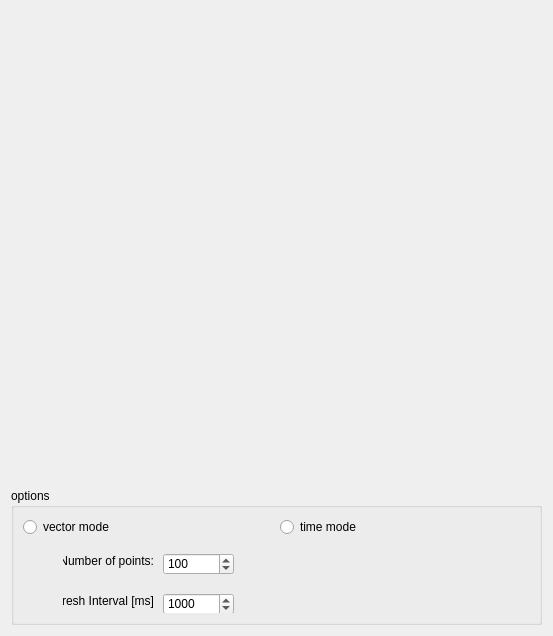
<?xml version="1.0" encoding="UTF-8"?>
<ui version="4.0">
 <class>TPlotLight</class>
 <widget class="QWidget" name="TPlotLight">
  <property name="geometry">
   <rect>
    <x>0</x>
    <y>0</y>
    <width>553</width>
    <height>636</height>
   </rect>
  </property>
  <property name="windowTitle">
   <string>Form</string>
  </property>
  <layout class="QGridLayout" name="gridLayout_2">
   <item row="0" column="0">
    <widget class="TRealtimePlot" name="tRealtimePlot">
     <property name="sizePolicy">
      <sizepolicy hsizetype="MinimumExpanding" vsizetype="MinimumExpanding">
       <horstretch>0</horstretch>
       <verstretch>1</verstretch>
      </sizepolicy>
     </property>
    </widget>
   </item>
   <item row="1" column="0">
    <widget class="QGroupBox" name="groupBox">
     <property name="title">
      <string>options</string>
     </property>
     <layout class="QGridLayout" name="gridLayout_3">
      <item row="0" column="0">
       <widget class="QRadioButton" name="rbVectorMode">
        <property name="text">
         <string>vector mode</string>
        </property>
       </widget>
      </item>
      <item row="0" column="1">
       <widget class="QRadioButton" name="rbTimeMode">
        <property name="text">
         <string>time mode</string>
        </property>
       </widget>
      </item>
      <item row="1" column="0" colspan="2">
       <widget class="QStackedWidget" name="stackedWidget">
        <property name="currentIndex">
         <number>0</number>
        </property>
        <widget class="QWidget" name="page">
         <widget class="QSpinBox" name="sbNPoints">
          <property name="geometry">
           <rect>
            <x>140</x>
            <y>10</y>
            <width>71</width>
            <height>22</height>
           </rect>
          </property>
          <property name="minimum">
           <number>10</number>
          </property>
          <property name="maximum">
           <number>1000000</number>
          </property>
          <property name="singleStep">
           <number>100</number>
          </property>
          <property name="value">
           <number>100</number>
          </property>
         </widget>
         <widget class="QLabel" name="label">
          <property name="geometry">
           <rect>
            <x>40</x>
            <y>10</y>
            <width>91</width>
            <height>16</height>
           </rect>
          </property>
          <property name="text">
           <string>Number of points:</string>
          </property>
          <property name="alignment">
           <set>Qt::AlignRight|Qt::AlignTrailing|Qt::AlignVCenter</set>
          </property>
         </widget>
         <widget class="QSpinBox" name="sbRefreshInterval">
          <property name="geometry">
           <rect>
            <x>140</x>
            <y>50</y>
            <width>71</width>
            <height>22</height>
           </rect>
          </property>
          <property name="minimum">
           <number>1</number>
          </property>
          <property name="maximum">
           <number>5000</number>
          </property>
          <property name="singleStep">
           <number>100</number>
          </property>
          <property name="value">
           <number>1000</number>
          </property>
         </widget>
         <widget class="QLabel" name="label_2">
          <property name="geometry">
           <rect>
            <x>40</x>
            <y>50</y>
            <width>91</width>
            <height>16</height>
           </rect>
          </property>
          <property name="text">
           <string>Refresh Interval [ms]</string>
          </property>
          <property name="alignment">
           <set>Qt::AlignRight|Qt::AlignTrailing|Qt::AlignVCenter</set>
          </property>
         </widget>
        </widget>
        <widget class="QWidget" name="page_2">
         <layout class="QGridLayout" name="gridLayout">
          <item row="0" column="0">
           <widget class="QLabel" name="label_3">
            <property name="text">
             <string>Number of points to preload:</string>
            </property>
            <property name="alignment">
             <set>Qt::AlignRight|Qt::AlignTrailing|Qt::AlignVCenter</set>
            </property>
           </widget>
          </item>
          <item row="0" column="1">
           <widget class="QSpinBox" name="sbNPointsPreload">
            <property name="minimum">
             <number>0</number>
            </property>
            <property name="maximum">
             <number>1000000</number>
            </property>
            <property name="singleStep">
             <number>1000</number>
            </property>
            <property name="value">
             <number>100</number>
            </property>
           </widget>
          </item>
          <item row="1" column="0">
           <widget class="QLabel" name="label_4">
            <property name="text">
             <string>Refresh Interval [ms]</string>
            </property>
            <property name="alignment">
             <set>Qt::AlignRight|Qt::AlignTrailing|Qt::AlignVCenter</set>
            </property>
           </widget>
          </item>
          <item row="1" column="1">
           <widget class="QSpinBox" name="sbRefreshIntervalTimeMode">
            <property name="minimum">
             <number>1</number>
            </property>
            <property name="maximum">
             <number>5000</number>
            </property>
            <property name="singleStep">
             <number>100</number>
            </property>
            <property name="value">
             <number>1000</number>
            </property>
           </widget>
          </item>
         </layout>
        </widget>
       </widget>
      </item>
     </layout>
    </widget>
   </item>
  </layout>
 </widget>
 <customwidgets>
  <customwidget>
   <class>QwtPlot</class>
   <extends>QFrame</extends>
   <header>qwt_plot.h</header>
  </customwidget>
  <customwidget>
   <class>TPlotLightMarker</class>
   <extends>EPlotLightMarker</extends>
   <header>TPlotLightMarker</header>
  </customwidget>
  <customwidget>
   <class>TRealtimePlot</class>
   <extends>TPlotLightMarker</extends>
   <header>TRealtimePlot</header>
  </customwidget>
  <customwidget>
   <class>EPlotLight</class>
   <extends>QwtPlot</extends>
   <header>EPlotLight</header>
  </customwidget>
  <customwidget>
   <class>EPlotLightMarker</class>
   <extends>EPlotLight</extends>
   <header>EPlotLightMarker</header>
  </customwidget>
 </customwidgets>
 <resources/>
 <connections/>
</ui>
